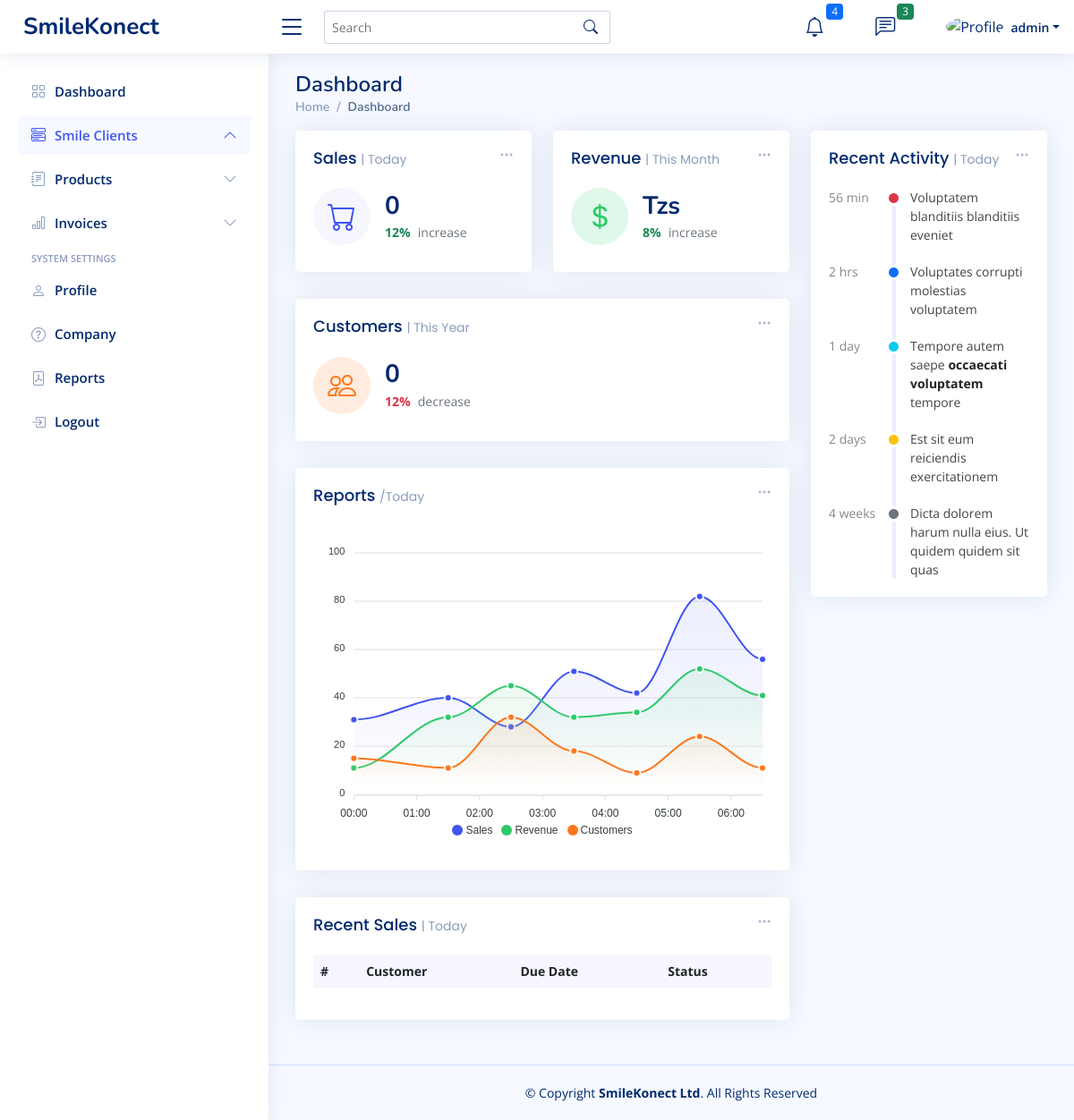
The app's page /dashboard/ (signed in), older data.
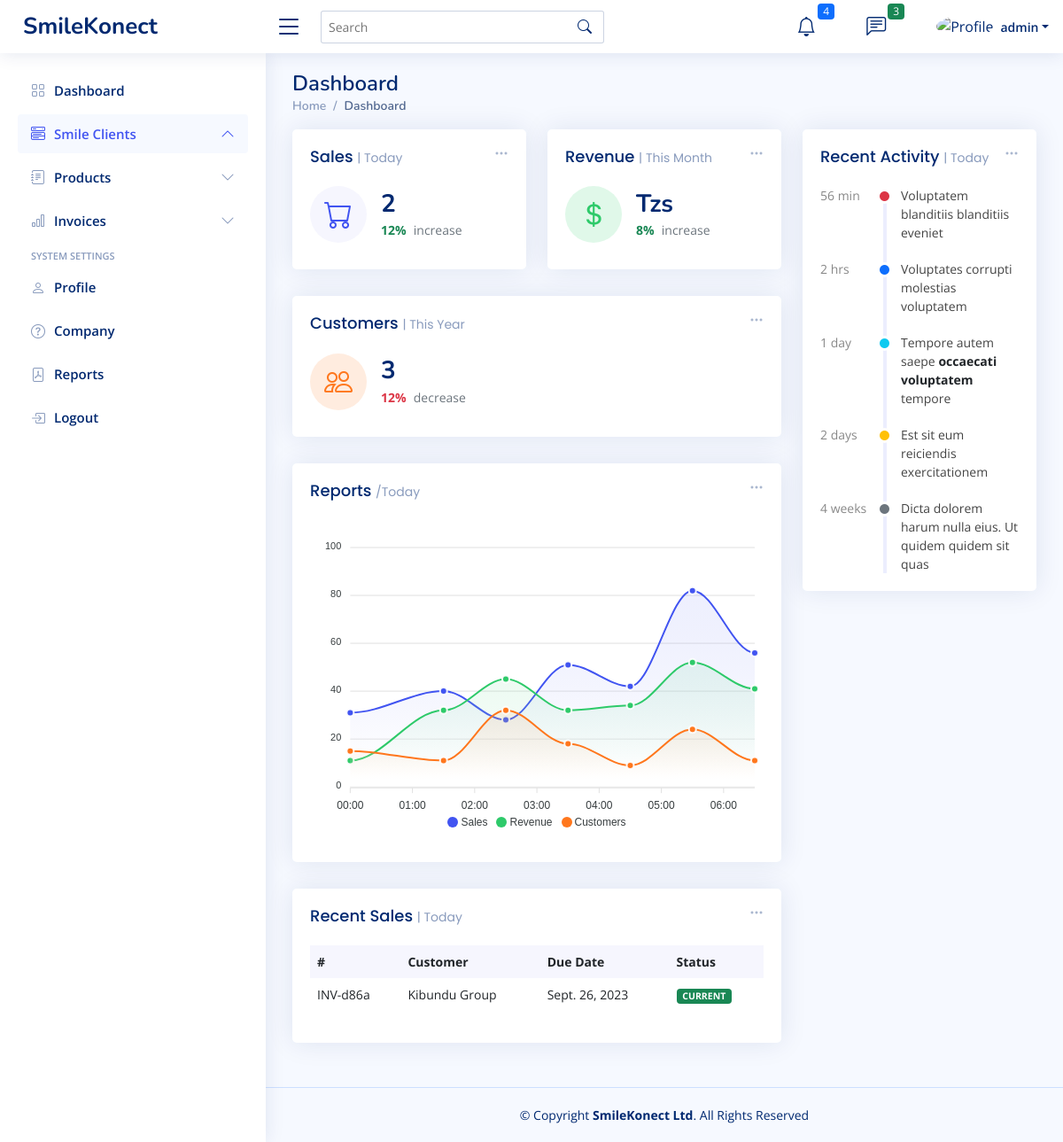
The same page, newer data.
### smileKonect/models.py (models this page shows, shortened)
class Invoice(models.Model):
    TERMS = [
        ('14 days', '14 days'),
        ('30 days', '30 days'),
        ('60 days', '60 days'),
    ]
    STATUS = [
        ('CURRENT', 'CURRENT'),
        ('EMAIL_SENT', 'EMAIL_SENT'),
        ('OVERDUE', 'OVERDUE'),
        ('PAID', 'PAID'),
    ]
    title = models.CharField(null=True, blank=True, max_length=100)
    number = models.CharField(null=True, blank=True, max_length=100)
    dueDate = models.DateField(null=True, blank=True)
    paymentTerms = models.CharField(choices=TERMS, default='14 days', max_length=100)
    status = models.CharField(choices=STATUS, default='CURRENT', max_length=100)
    notes = models.TextField(null=True, blank=True)
    client = models.ForeignKey(Client, blank=True, null=True, on_delete=models.SET_NULL)
    uniqueId = models.CharField(null=True, blank=True, max_length=100)
    slug = models.SlugField(max_length=500, unique=True, blank=True, null=True)
    date_created = models.DateTimeField(blank=True, null=True)
    last_updated = models.DateTimeField(blank=True, null=True)

class Client(models.Model):
    PROVINCES = [
    ('Dar es salaam', 'Dar es salaam'),
    ('Arusha', 'Arusha'),
    ('Morogoro', 'Morogoro'),
    ]
    clientName = models.CharField(null=True, blank=True, max_length=200)
    addressLine1 = models.CharField(null=True, blank=True, max_length=200)
    clientLogo = models.ImageField(default='default_logo.jpg', upload_to='company_logos')
    province = models.CharField(choices=PROVINCES, blank=True, max_length=100)
    postalCode = models.CharField(null=True, blank=True, max_length=10)
    phoneNumber = models.CharField(null=True, blank=True, max_length=100)
    emailAddress = models.CharField(null=True, blank=True, max_length=100)
    taxNumber = models.CharField(null=True, blank=True, max_length=100)
    uniqueId = models.CharField(null=True, blank=True, max_length=100)
    slug = models.SlugField(max_length=500, unique=True, blank=True, null=True)
    date_created = models.DateTimeField(blank=True, null=True)
    last_updated = models.DateTimeField(blank=True, null=True)

### smileKonect/views.py (the view)
# urls.py: path('dashboard/', views.user_dashboard, name='dashboard'),
@login_required
def user_dashboard(request):
    clients_count = Client.objects.all().count()
    invoices_count = Invoice.objects.all().count()
    paid_invoices_count = Invoice.objects.filter(status='PAID').count()
    invoices = Invoice.objects.all()
    products_sold = Product.objects.filter(invoice__status='CURRENT').count()
    recent_activities = Activity.objects.order_by('-timestamp')[:5]  # Get the 5 most recent activities
    context = {
        'invoices': invoices,
        'clients_count': clients_count,
        'invoices_count': invoices_count,
        'paid_invoices_count': paid_invoices_count,
        'products_sold': products_sold,
        'recent_activities': recent_activities,
    }
    return render(request, 'smile/dashboard.html', context)

### smileKonect/templates/smile/dashboard.html (shortened to what the changed rows need)
{% extends 'smile/base.html' %}
{% block content %}
<div class="pagetitle">
  <h1>Dashboard</h1>
</div>
<section class="section dashboard">
  <div class="row">
    <div class="col-lg-8">
      <div class="row">
        <div class="col-xxl-4 col-md-6">
          <div class="card info-card sales-card">
            <div class="card-body">
              <div class="d-flex align-items-center">
                <div class="ps-3">
                  <h6>{{ products_sold }}</h6>
                  <span class="text-success small pt-1 fw-bold">12%</span> <span
                    class="text-muted small pt-2 ps-1">increase</span>
                </div>
              </div>
            </div>
          </div>
        </div>
        <div class="col-xxl-4 col-xl-12">
          <div class="card info-card customers-card">
            <div class="card-body">
              <div class="d-flex align-items-center">
                <div class="ps-3">
                  <h6>{{ clients_count }}</h6>
                  <span class="text-danger small pt-1 fw-bold">12%</span> <span
                    class="text-muted small pt-2 ps-1">decrease</span>
                </div>
              </div>
            </div>
          </div>
        </div>
        <div class="col-12">
          <div class="card recent-sales overflow-auto">
            <div class="card-body">
              <table class="table table-borderless datatable">
                <thead>
                  <tr>
                    <th scope="col">#</th>
                    <th scope="col">Customer</th>
                    <th scope="col">Due Date</th>
                    <th scope="col">Status</th>
                  </tr>
                </thead>
                <tbody>
                    {% for invoice in invoices %}
                  <tr scope="row">
                    <td>{{invoice.number}}</td>
                    <td>{{invoice.client.clientName}}</td>
                    <td>{{invoice.dueDate}}</td>
                    <td><span class="badge bg-success">{{invoice.status}}</span></td>
                  </tr>
                    {% endfor %}
                </tbody>
              </table>
            </div>
          </div>
        </div>
      </div>
    </div>
  </div>
</section>
{% endblock %}

Row changes from the older to the newer data that the page shows:
added Invoice: number "INV-d86a", client.clientName "Kibundu Group", dueDate "Sept. 26, 2023", status "CURRENT"
Text that changed along with them:
{{ products_sold }}: "0" → "2"
{{ clients_count }}: "0" → "3"
